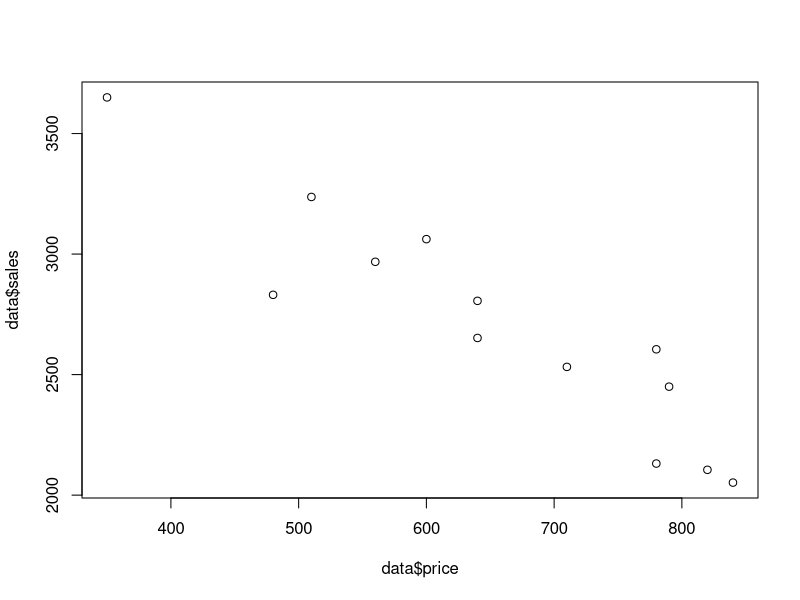

This chart was generated by the following R code:
# データの読み込み
data <- read.csv("data/data.csv")

# データの図示と基礎集計
summary(data)
plot(x = data$price, y = data$sales)

# 回帰分析
reg <- lm(sales ~ price + promotion, data = data)
summary(reg)
